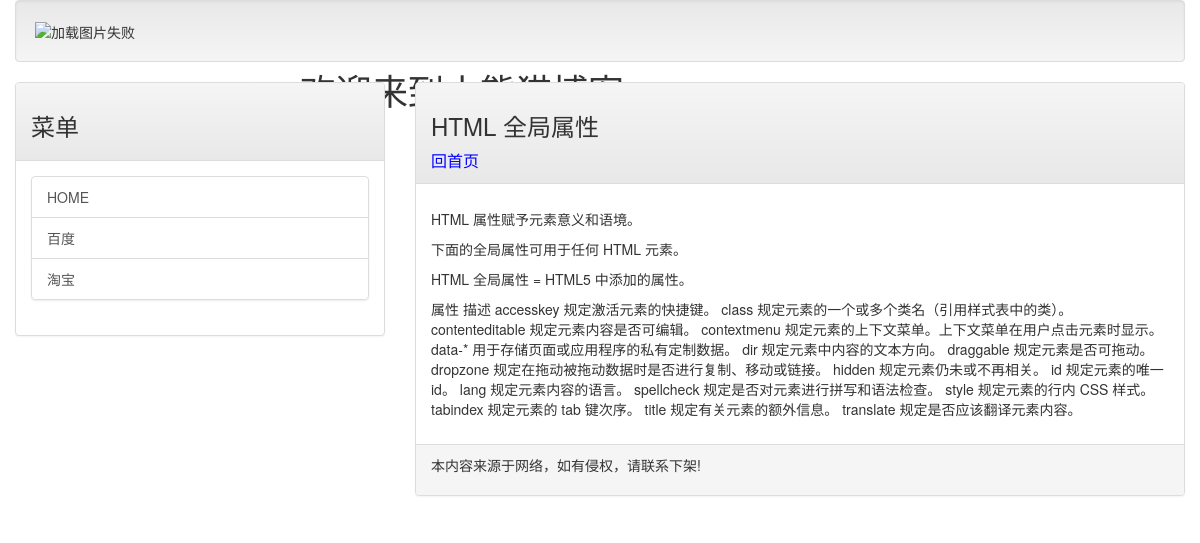
The page /post/html_ref_standardattributes on the database its author committed.
### mainsite/models.py (models this page shows, shortened)
class Post(models.Model):
    title = models.CharField(max_length=200)
    slug = models.CharField(max_length=200)
    body = models.TextField()
    abstract = models.CharField(max_length=120, blank=True)
    pub_date = models.DateTimeField(auto_now_add=timezone.now)
    class Mate:
        ordering = ('-pub_date', )

### mainsite/views.py (the view)
# urls.py: url(r'^post/(\w+)', showpost),
def showpost(request, slug):
    temprate = get_template('post.html')
    try:
        post = Post.objects.get(slug=slug)
        if post != None:
            content = temprate.render(locals())
            return HttpResponse(content)
    except Exception:
        redirect('/')

### templates/post.html (shortened to what this page needs)
{% extends "base.html" %}
{% load markdown_deux_tags %}
{% block headmessage %}
    <h3>{{post.title}}</h3>
    <a href="/" class="tit">回首页</a>
{% endblock %}
{% block content %}
    <p style="font-size: 12px; letter-spacing: 2pt;">{{post.body | markdown}}</p>
{% endblock %}

### rows shown on the page
Post: title "HTML 全局属性", body "HTML 属性赋予元素意义和语境。 下面的全局属性可用于任何 HTML 元素。 HTML 全局属性 = HTML5 中添加的属性。 属性 描述 accesskey 规定激活元素的快捷键。 class 规定元素的一个或多个类名（引用样式表中的类）。 contenteditable 规定元素内容是否可编辑。 contextmenu 规定元素的上下文菜单。上下文菜单在用户点击元素时显示。 data-* 用于存储页面或应用程序的私有定制数据。 dir 规定元素中内容的文本方向。 draggable 规定元素是否可拖动。 dropzone 规定在拖动被拖动数据时是否进行复制、移动或链接。 hidden 规定元素仍未或不再相关。 id 规定元素的唯一 id。 lang 规定元素内容的语言。 spellcheck 规定是否对元素进行拼写和语法检查。 style 规定元素的行内 CSS 样式。 tabindex 规定元素的 tab 键次序。 title 规定有关元素的额外信息。 translate 规定是否应该翻译元素内容。"
